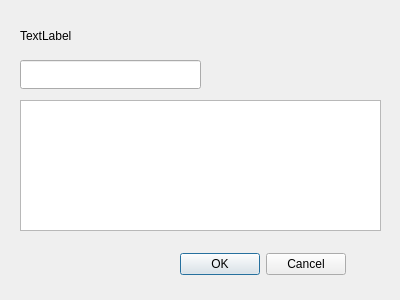
<?xml version="1.0" encoding="UTF-8"?>
<ui version="4.0">
 <class>Winner</class>
 <widget class="QWidget" name="Winner">
  <property name="geometry">
   <rect>
    <x>0</x>
    <y>0</y>
    <width>400</width>
    <height>300</height>
   </rect>
  </property>
  <property name="windowTitle">
   <string>Form</string>
  </property>
  <widget class="QDialogButtonBox" name="buttonBox">
   <property name="geometry">
    <rect>
     <x>170</x>
     <y>250</y>
     <width>176</width>
     <height>29</height>
    </rect>
   </property>
   <property name="standardButtons">
    <set>QDialogButtonBox::Cancel|QDialogButtonBox::Ok</set>
   </property>
  </widget>
  <widget class="QLabel" name="label">
   <property name="geometry">
    <rect>
     <x>20</x>
     <y>10</y>
     <width>361</width>
     <height>51</height>
    </rect>
   </property>
   <property name="styleSheet">
    <string notr="true">font: 75 12pt &quot;Ubuntu&quot;;</string>
   </property>
   <property name="text">
    <string>TextLabel</string>
   </property>
  </widget>
  <widget class="QLineEdit" name="lineEdit">
   <property name="geometry">
    <rect>
     <x>20</x>
     <y>60</y>
     <width>181</width>
     <height>29</height>
    </rect>
   </property>
  </widget>
  <widget class="QTextBrowser" name="textBrowser">
   <property name="geometry">
    <rect>
     <x>20</x>
     <y>100</y>
     <width>361</width>
     <height>131</height>
    </rect>
   </property>
  </widget>
 </widget>
 <resources/>
 <connections/>
</ui>
